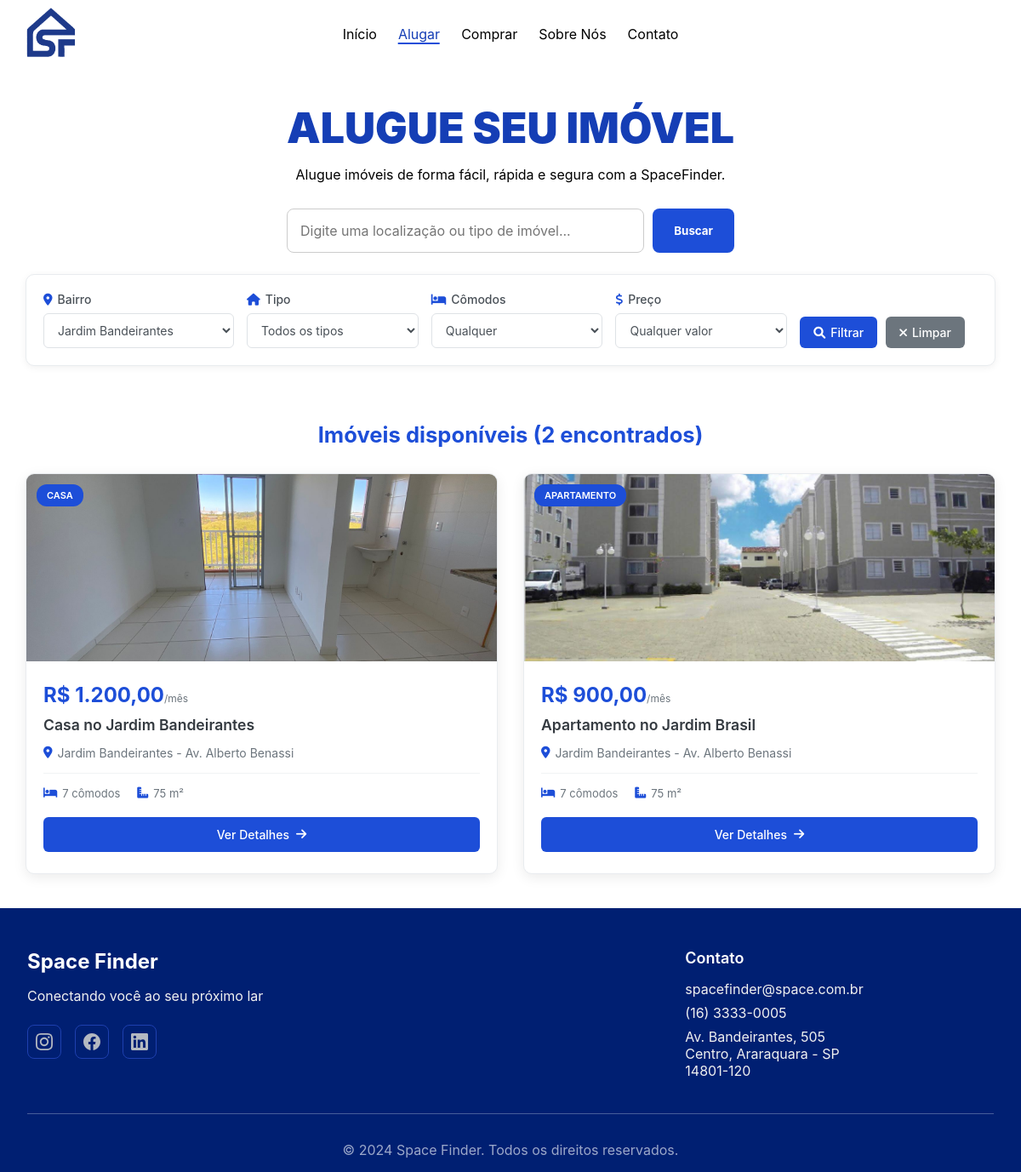
/alugar.php?bairro=Jardim Bandeirantes, run on the app's committed database.
### tables this page shows
CREATE TABLE `imoveis_alugar` (
	  `id_casa` int(11) NOT NULL AUTO_INCREMENT PRIMARY KEY,
	  `bairro` varchar(100) NOT NULL,
	  `rua` varchar(100) NOT NULL,
	  `area` decimal(10,2) NOT NULL,
	  `foto` varchar(225) NOT NULL,
	  `num_comodos` int(11) NOT NULL,
      `banheiro` int(11)NOT NULL,
      `quarto` int(11)NOT NULL,
		`titulo_casa` varchar(100) NOT NULL,
	  `tipo` varchar(100) NOT NULL,
	  `valor` decimal(15,2) DEFAULT NULL,
	  `finalidade` enum('alugar','comprar') NOT NULL DEFAULT 'comprar'
	);

### alugar.php (the view, shortened to what this page needs)
<?php
$conn = new mysqli("localhost", "root", "", "spacefinder");
$busca = isset($_GET['q']) ? $conn->real_escape_string($_GET['q']) : '';
$bairro = isset($_GET['bairro']) ? $conn->real_escape_string($_GET['bairro']) : '';
$sql = "SELECT * FROM imoveis_alugar WHERE 1=1";
if ($bairro) {
    $sql .= " AND bairro LIKE '%$bairro%'";
}
$sql .= " LIMIT 15";
$result = $conn->query($sql);
$bairros_result = $conn->query("SELECT DISTINCT bairro FROM imoveis_alugar WHERE bairro != '' ORDER BY bairro");
?>
<!DOCTYPE html>
<html lang="pt-BR">
<head>
  <link rel="stylesheet" href="style.css">
  <link rel="stylesheet" href="https://cdnjs.cloudflare.com/ajax/libs/font-awesome/6.0.0/css/all.min.css">
</head>
<body>
  <nav class="navbar">
    <div class="logo-container">
      <a href="index.php"><img src="imgs/logosf.png" alt="Logo" class="logo" /></a>
    </div>
    <ul class="nav-links">
      <li><a href="index.php">Início</a></li>
      <li><a href="alugar.php" class="active">Alugar</a></li>
      <li><a href="comprar.php">Comprar</a></li>
      <li><a href="sobre.php">Sobre Nós</a></li>
      <li><a href="contato.php">Contato</a></li>
    </ul>
  </nav>
  <section class="card-principal">
    <div>
      <h1 class="titulo-principal">ALUGUE SEU IMÓVEL</h1>
      <p class="subtitulo-principal">Alugue imóveis de forma fácil, rápida e segura com a SpaceFinder.</p>
      <form class="search-box" method="GET" action="alugar.php">
        <input type="text" name="q" placeholder="Digite uma localização ou tipo de imóvel..." value="<?php echo htmlspecialchars($busca); ?>" />
        <button type="submit">Buscar</button>
      </form>
    </div>
  </section>
  <section class="secao-filtros">
    <div class="container">
      <div class="cards-filtros">
        <form class="formulario-filtros" method="GET" action="alugar.php">
          <div class="grade-filtros">
            <div class="grupo-filtro">
              <label for="bairro">
                <i class="fas fa-map-marker-alt"></i>
                Bairro
              </label>
              <select name="bairro" id="bairro">
                <?php if ($bairros_result && $bairros_result->num_rows > 0): ?>
                  <?php while($row = $bairros_result->fetch_assoc()): ?>
                    <option value="<?php echo htmlspecialchars($row['bairro']); ?>"
                            <?php echo ($bairro == $row['bairro']) ? 'selected' : ''; ?>>
                      <?php echo htmlspecialchars($row['bairro']); ?>
                    </option>
                  <?php endwhile; ?>
                <?php endif; ?>
              </select>
            </div>
            <div class="grupo-filtro">
              <label for="tipo">
                <i class="fas fa-home"></i>
                Tipo
              </label>
              <select name="tipo" id="tipo">
                <option value="">Todos os tipos</option>
              </select>
            </div>
            <div class="grupo-filtro">
              <label for="num_comodos">
                <i class="fas fa-bed"></i>
                Cômodos
              </label>
              <select name="num_comodos" id="num_comodos">
                <option value="">Qualquer</option>
              </select>
            </div>
            <div class="grupo-filtro">
              <label for="faixa_preco">
                <i class="fas fa-dollar-sign"></i>
                Preço
              </label>
              <select name="faixa_preco" id="faixa_preco">
                <option value="">Qualquer valor</option>
              </select>
            </div>
            <div class="acoes-filtros">
              <button type="submit" class="botao-filtrar">
                <i class="fas fa-search"></i>
                Filtrar
              </button>
              <a href="alugar.php" class="botao-limpar">
                <i class="fas fa-times"></i>
                Limpar
              </a>
            </div>
          </div>
        </form>
      </div>
    </div>
  </section>
  <section class="secao-resultados">
    <div class="container">
      <h2>
        <?php
        if ($result) {
          $total_results = $result->num_rows;
          echo $busca ? "Resultados para \"$busca\"" : "Imóveis disponíveis";
          echo " ($total_results encontrados)";
        }
        ?>
      </h2>
      <?php if ($result && $result->num_rows > 0): ?>
        <div class="grade-resultados">
          <?php while($row = $result->fetch_assoc()): ?>
            <div class="cards-imovel" onclick="verDetalhes(<?php echo $row['id_casa']; ?>)">
              <div class="container-imagem-cards">
                <img src="<?php echo !empty($row['foto']) ? htmlspecialchars($row['foto']) : 'imgs/placeholder.jpg'; ?>"
                     alt="<?php echo htmlspecialchars($row['tipo']); ?>" class="imagem-cards">
                <div class="etiqueta-cards"><?php echo htmlspecialchars($row['tipo']); ?></div>
              </div>
              <div class="conteudo-cards">
                <div class="preco-cards">
                  R$ <?php echo number_format($row['valor'], 2, ',', '.'); ?><span class="periodo">/mês</span>
                </div>
                <h3 class="titulo-cards">
                  <?php echo htmlspecialchars($row['titulo_casa']); ?>
                </h3>
                <div class="localizacao-cards">
                  <i class="fas fa-map-marker-alt"></i>
                  <?php echo htmlspecialchars($row['bairro']); ?><?php if(!empty($row['rua'])): ?> - <?php echo htmlspecialchars($row['rua']); ?><?php endif; ?>
                </div>
                <div class="caracteristicas-cards">
                  <div class="caracteristica">
                    <i class="fas fa-bed"></i>
                    <span><?php echo intval($row['num_comodos']); ?> cômodos</span>
                  </div>
                  <div class="caracteristica">
                    <i class="fas fa-ruler-combined"></i>
                    <span><?php echo number_format($row['area'], 0, ',', '.'); ?> m²</span>
                  </div>
                </div>
                <div class="rodape-cards">
                  <button class="botao-detalhes">
                    <span>Ver Detalhes</span>
                    <i class="fas fa-arrow-right"></i>
                  </button>
                </div>
              </div>
            </div>
          <?php endwhile; ?>
        </div>
      <?php endif; ?>
    </div>
  </section>
  <footer class="footer">
    <div class="footer-container">
      <div class="footer-content">
        <div class="footer-section">
          <h3 class="footer-title">Space Finder</h3>
          <p class="footer-text">Conectando você ao seu próximo lar</p>
          <div class="social-links">
            <a href="https://instagram.com.br" target="_blank" class="social-link">
            </a>
            <a href="https://www.facebook.com/" target="_blank" class="social-link">
            </a>
            <a href="https://www.linkedin.com/feed/" target="_blank" class="social-link">
            </a>
          </div>
        </div>
        <div class="footer-section">
          <h4 class="footer-subtitle">Contato</h4>
          <p class="contact-item">spacefinder@space.com.br</p>
          <p class="contact-item">(16) 3333-0005</p>
          <p class="contact-item">Av. Bandeirantes, 505<br>Centro, Araraquara - SP<br>14801-120</p>
        </div>
      </div>
      <div class="footer-bottom">
        <p>© 2024 Space Finder. Todos os direitos reservados.</p>
      </div>
    </div>
  </footer>

### style.css (style rules this page uses)
* { margin: 0; padding: 0; box-sizing: border-box; font-family: 'Inter', sans-serif; }
.navbar { margin-top: 10px; position: relative; display: flex; align-items: center; justify-content: space-between; height: 60px; padding: 0 20px; background: white; }
.logo { height: 70px; width: auto; object-fit: contain; }
.nav-links { position: absolute; left: 50%; top: 50%; transform: translate(-50%, -50%); display: flex; gap: 25px; list-style: none; }
.nav-links a { text-decoration: none; color: black; font-size: 1rem; transition: color 0.3s; }
.nav-links a.active { border-bottom: 2px solid #1d4ed8; color: #153eb5; }
.card-principal { justify-content: center; align-items: center; display: flex; margin-top: 20px; }
.titulo-principal { justify-content: center; display: flex; font-weight: 900; font-size: 50px; color: #153eb5; margin-top: 30px; }
.subtitulo-principal { justify-content: center; display: flex; margin-top: 15px; }
.search-box { display: flex; gap: 10px; margin-top: 30px; }
.search-box input { padding: 15px; border: 1px solid #ccc; border-radius: 8px; flex: 1; font-size: 1rem; }
.search-box button { padding: 15px 25px; background-color: #1d4ed8; color: white; border: none; border-radius: 8px; cursor: pointer; font-weight: bold; }
.footer { background:rgb(14, 50, 148); color:rgb(240, 240, 240); }
.footer-container { max-width: 1200px; margin: 0 auto; padding: 3rem 2rem 1rem; }
.footer-content { display: grid; grid-template-columns: 2fr 1fr; gap: 3rem; margin-bottom: 2rem; }
.footer-title { font-size: 1.5rem; font-weight: 700; color: white; margin-bottom: 1rem; }
.footer-subtitle { font-size: 1.125rem; font-weight: 600; color: white; margin-bottom: 1rem; }
.footer-text { margin-bottom: 1.5rem; }
.social-links { display: flex; gap: 1rem; }
.social-link { display: flex; align-items: center; justify-content: center; width: 40px; height: 40px; background: #1e40af; }

### data on the page
imoveis_alugar: foto (picture), tipo "CASA", valor "1.200,00", titulo_casa "Casa no Jardim Bandeirantes", bairro "Jardim Bandeirantes", rua "Av. Alberto Benassi", num_comodos "7", area "75"
imoveis_alugar: foto (picture), tipo "APARTAMENTO", valor "900,00", titulo_casa "Apartamento no Jardim Brasil", bairro "Jardim Bandeirantes", rua "Av. Alberto Benassi", num_comodos "7", area "75"

### other printed values
$total_results "2"
form field bairro "Jardim Bandeirantes"
